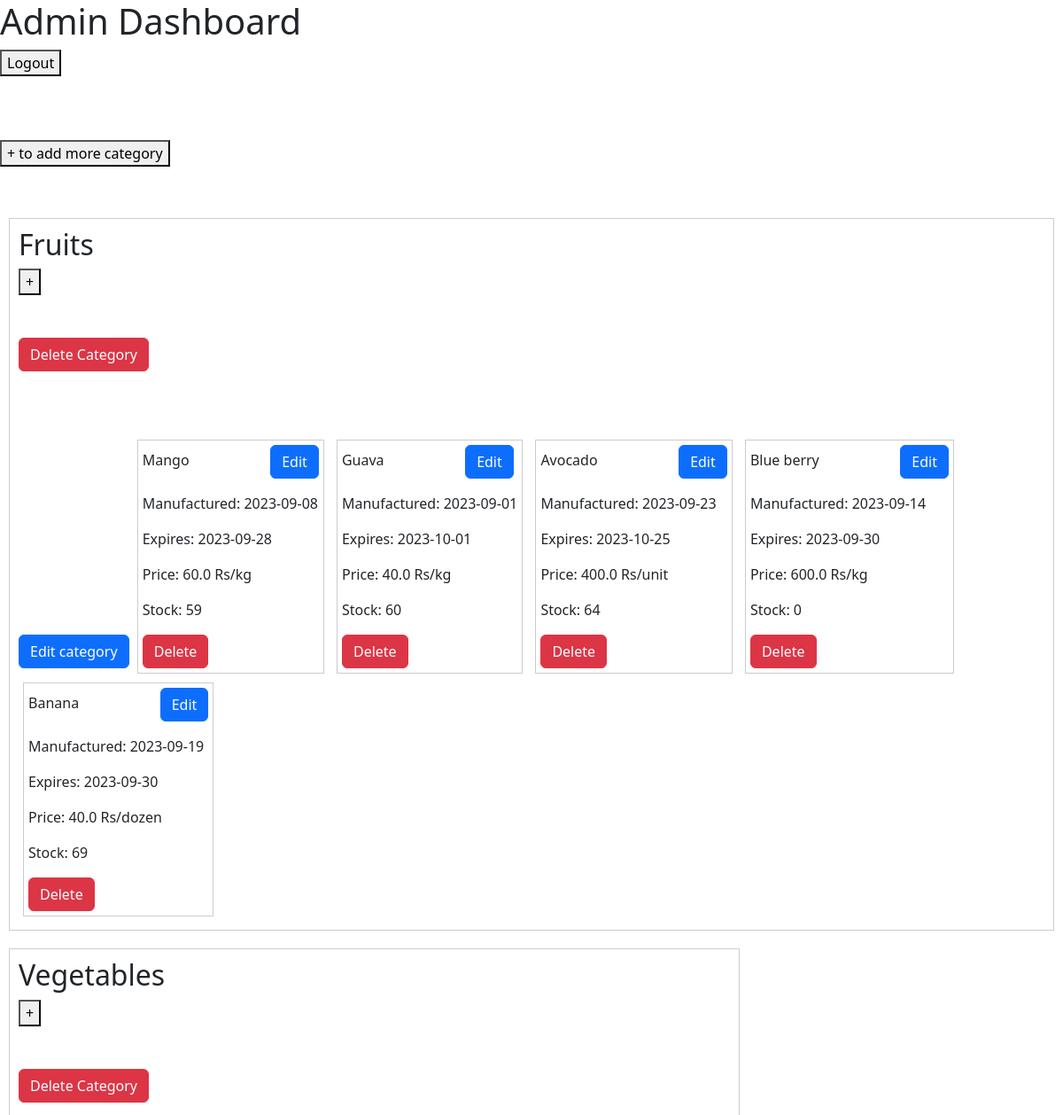
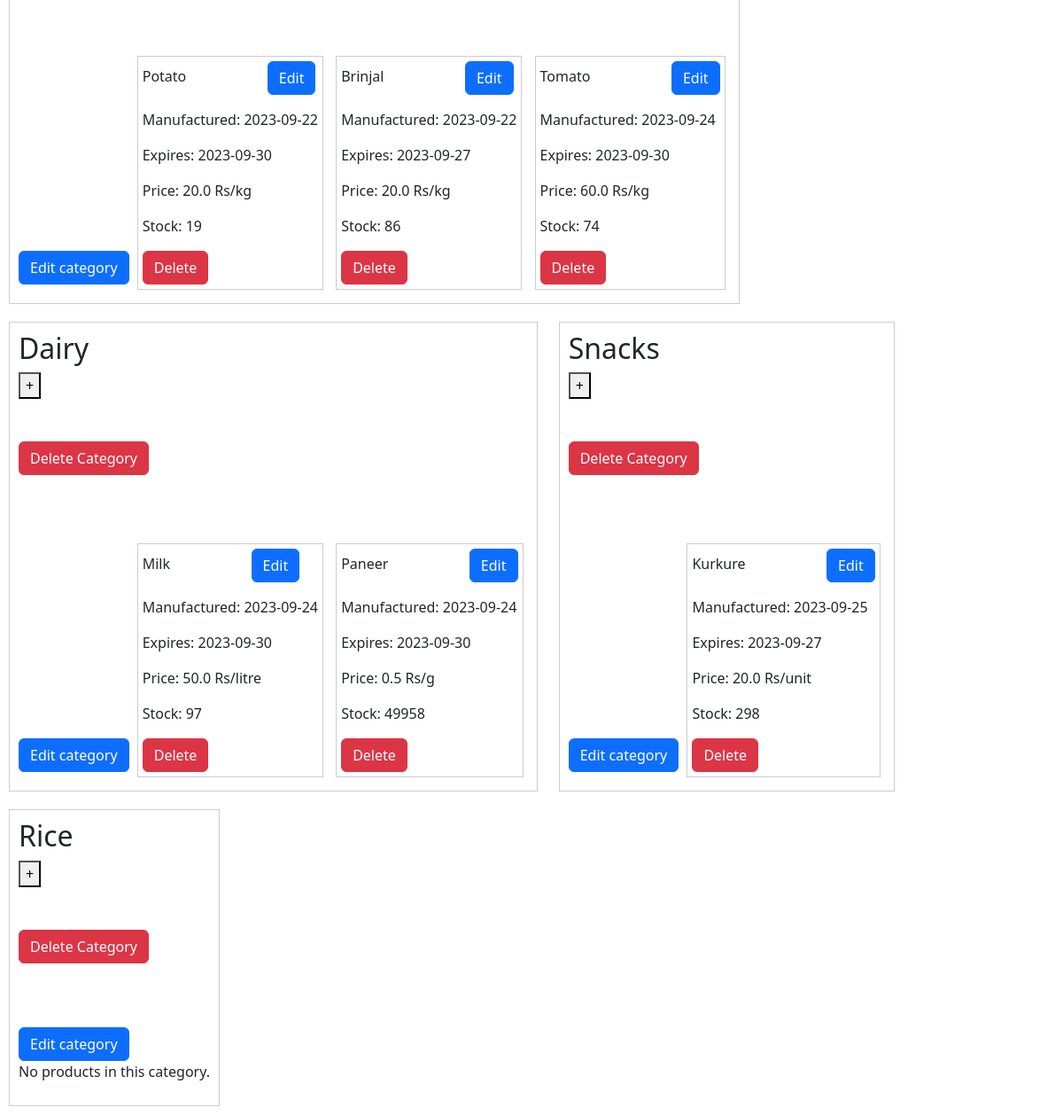
The page /admin_dashboard (signed in) on the database its author committed (2 pictures, top to bottom).
### app/models.py (models this page shows)
class Section(db.Model):
    id = db.Column(db.Integer, primary_key=True)
    name = db.Column(db.String(100), unique=True, nullable=False)
    products = db.relationship('Product', backref='section', lazy=True)

class Product(db.Model):
    id = db.Column(db.Integer, primary_key=True)
    name = db.Column(db.String(100), unique=True, nullable=False)
    manufacture_date = db.Column(db.Date, nullable=True)
    expiry_date = db.Column(db.Date, nullable=True)
    rate_per_unit = db.Column(db.Float, nullable=False)
    unit_type = db.Column(db.String(20), nullable=False)
    quantity = db.Column(db.Integer, nullable=False)
    section_id = db.Column(db.Integer, db.ForeignKey('section.id'), nullable=False)
    cart_items_product = db.relationship('CartItem', backref='product_ref', lazy=True,cascade="all, delete-orphan")
    shopping_lists = db.relationship('ShoppingList', backref='product_ref_shopinglist', lazy=True,cascade="all, delete-orphan")

### app/routes.py (the view)
@app.route('/admin_dashboard', methods=['GET', 'POST'])
def admin_dashboard():
    if current_user.is_authenticated :
            if current_user.is_admin:
                categories = Section.query.all()
                return render_template('admin dashboard.html', categories=categories)
    return redirect(url_for('home'))

### app/routes.py (called while the page is built)
@login.user_loader
def load_user(user_id):
    user= User.query.get(int(user_id))
    return user

### app/templates/admin dashboard.html (shortened to what this page needs)
<!DOCTYPE html>
<html lang="en">
<head>
    <link href="https://cdn.jsdelivr.net/npm/bootstrap@5.3.1/dist/css/bootstrap.min.css" rel="stylesheet">
</head>
<body>
    <h1>Admin Dashboard</h1>
    <form method="GET" action="{{ url_for('logout') }}">
        <button type="submit">Logout</button>
    </form>
    {% if categories %}
    <form method="POST" action="{{ url_for('create_category') }}" style="display: inline;">
        <button type="submit">+ to add more category</button>
    </form></br></br></br>
    {% for category in categories %}
    <div class="category-box">
        <h2>{{ category.name }}</h2>
        <form method="POST" action="{{ url_for('create_product', id=category.id) }}" style="display: inline;">
            <button type="submit">+</button>
        </form>
        <form method="POST" action="{{ url_for('confirm_delete_category', category_id=category.id) }}">
            <button type="submit" class="btn btn-danger">Delete Category</button>
        </form>
    <a href="{{ url_for('edit_category', category_id=category.id) }}" class="btn btn-primary">Edit category</a>
        {% if category.products %}
        {% for product in category.products %}
        <div class="product-box">
            <p>{{ product.name }}&nbsp;&nbsp;&nbsp;&nbsp;&nbsp;&nbsp;&nbsp;&nbsp;&nbsp;&nbsp;&nbsp;&nbsp;&nbsp;&nbsp;&nbsp;&nbsp;&nbsp;&nbsp;&nbsp;&nbsp;&nbsp;
                <a href="{{ url_for('edit_product', product_id=product.id) }}" class="btn btn-primary">Edit</a>
            </p>
            <p>Manufactured: {{ product.manufacture_date }}</p>
            <p>Expires: {{ product.expiry_date }}</p>
            <p>Price: {{ product.rate_per_unit }}  {{ product.unit_type }}</p>
            <p>Stock:  {{ product.quantity }}</p>
            <form method="POST" action="{{ url_for('confirm_delete_product', product_id=product.id) }}">
                <button type="submit" class="btn btn-danger">Delete</button>
            </form>
    </div>
    {% endfor %}
    {% else %}
    <p>No products in this category.</p>
    {% endif %}
    </div>
    {% endfor %}
    {% else %}
    <div class="center">
        <p>No products or categories here.</p>
        <button onclick="window.location.href='/create_categories'">Create Categories</button>
    </div>
    {% endif %}
</body>
</html>

### app/templates/admin dashboard.html (style rules this page uses)
.category-box { border: 1px solid #ccc; padding: 10px; margin: 10px; display: inline-block; }
.product-box { border: 1px solid #ccc; padding: 5px; margin: 5px; display: inline-block; }

### rows shown on the page
Section: name "Fruits"
Product: name "Mango", manufacture_date "2023-09-08", expiry_date "2023-09-28", rate_per_unit "60.0", unit_type "Rs/kg", quantity "59"
Product: name "Guava", manufacture_date "2023-09-01", expiry_date "2023-10-01", rate_per_unit "40.0", unit_type "Rs/kg", quantity "60"
Product: name "Avocado", manufacture_date "2023-09-23", expiry_date "2023-10-25", rate_per_unit "400.0", unit_type "Rs/unit", quantity "64"
Product: name "Blue berry", manufacture_date "2023-09-14", expiry_date "2023-09-30", rate_per_unit "600.0", unit_type "Rs/kg", quantity "0"
Product: name "Banana", manufacture_date "2023-09-19", expiry_date "2023-09-30", rate_per_unit "40.0", unit_type "Rs/dozen", quantity "69"
Section: name "Vegetables"
Product: name "Potato", manufacture_date "2023-09-22", expiry_date "2023-09-30", rate_per_unit "20.0", unit_type "Rs/kg", quantity "19"
Product: name "Brinjal", manufacture_date "2023-09-22", expiry_date "2023-09-27", rate_per_unit "20.0", unit_type "Rs/kg", quantity "86"
Product: name "Tomato", manufacture_date "2023-09-24", expiry_date "2023-09-30", rate_per_unit "60.0", unit_type "Rs/kg", quantity "74"
Section: name "Dairy"
Product: name "Milk", manufacture_date "2023-09-24", expiry_date "2023-09-30", rate_per_unit "50.0", unit_type "Rs/litre", quantity "97"
Product: name "Paneer", manufacture_date "2023-09-24", expiry_date "2023-09-30", rate_per_unit "0.5", unit_type "Rs/g", quantity "49958"
Section: name "Snacks"
Product: name "Kurkure", manufacture_date "2023-09-25", expiry_date "2023-09-27", rate_per_unit "20.0", unit_type "Rs/unit", quantity "298"
Section: name "Rice", shows "No products in this category."
